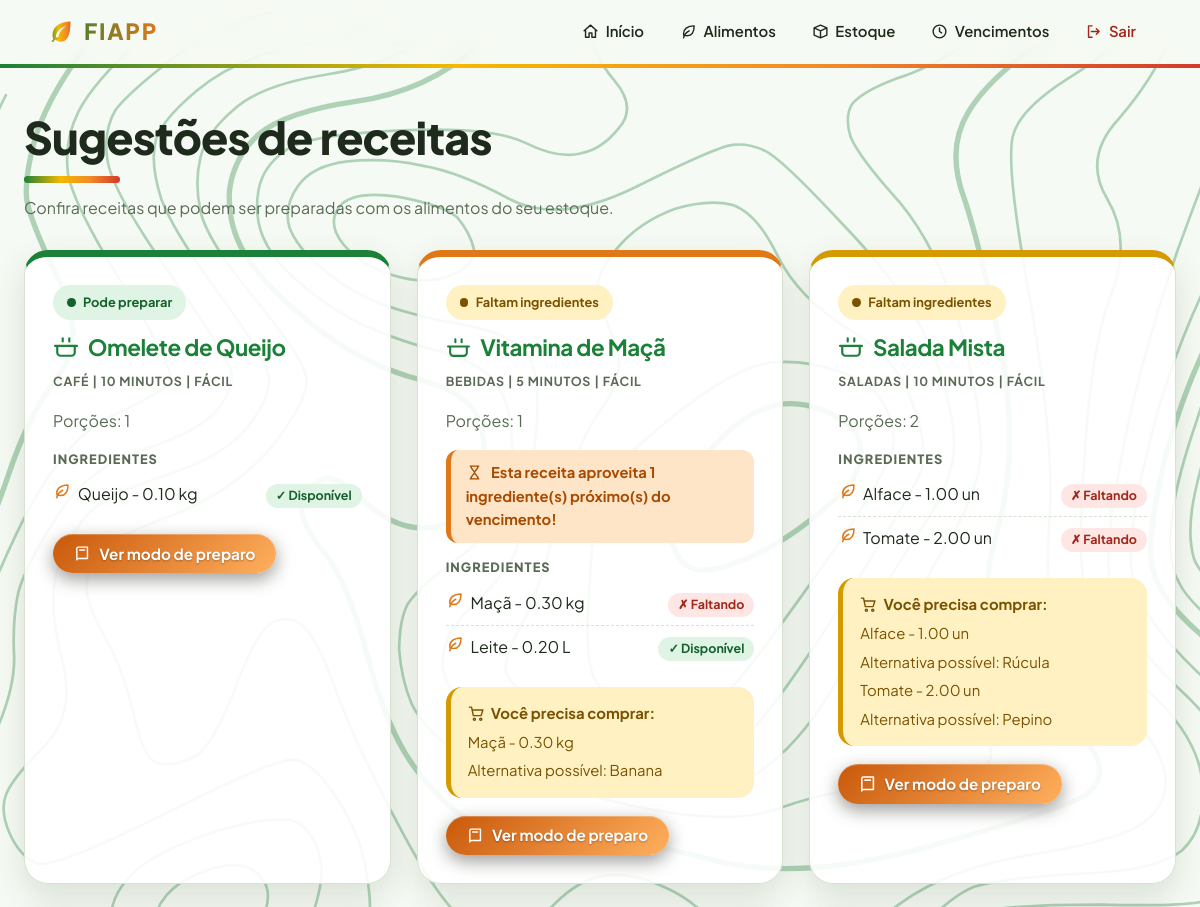
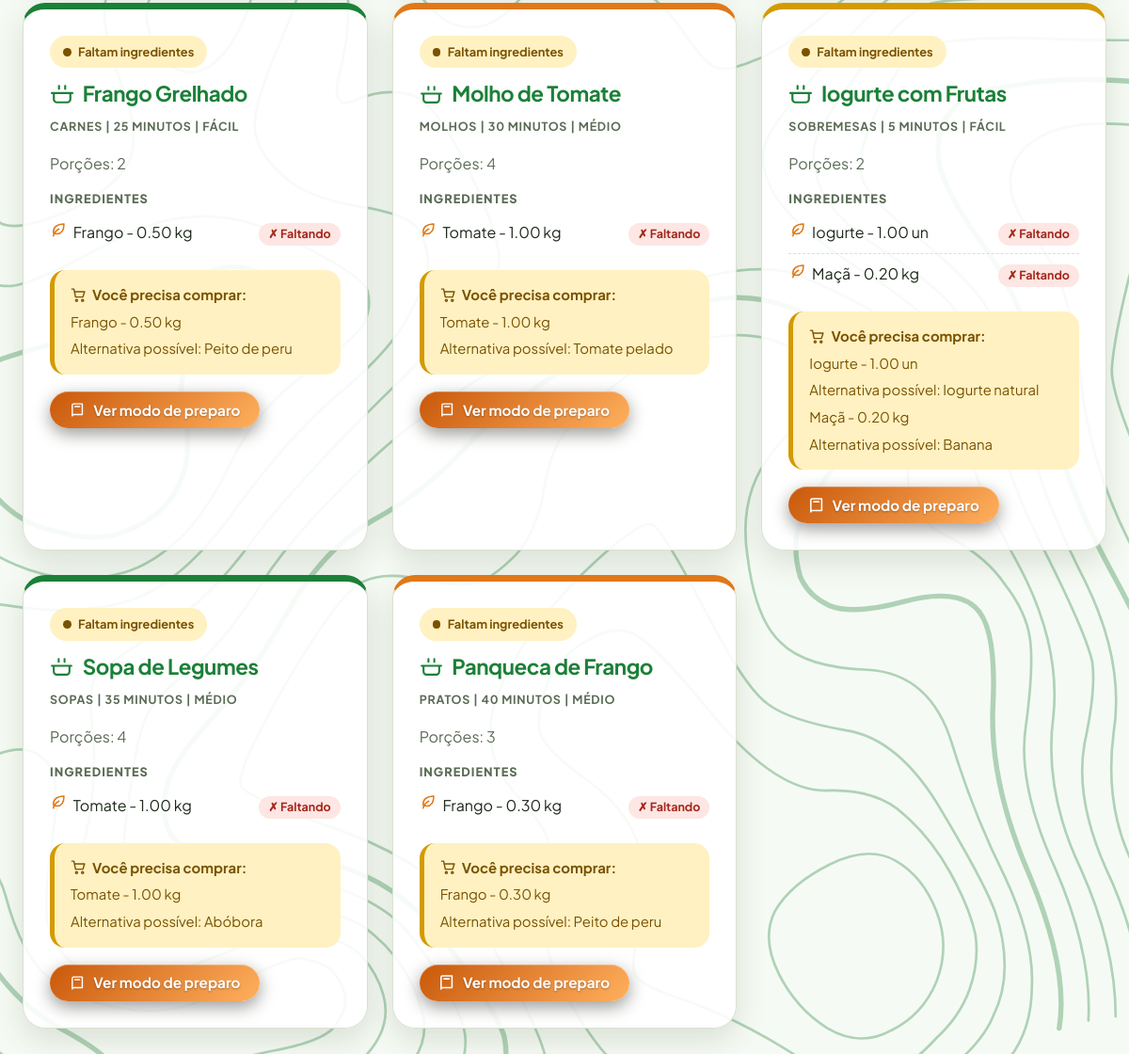
The app's page /receitas.php (signed in) with its own data (2 pictures, top to bottom).
### tables this page shows
CREATE TABLE receitas (
  id_receita        INT           NOT NULL AUTO_INCREMENT,
  titulo            VARCHAR(100)  NOT NULL,
  modo_preparo      VARCHAR(1000) NOT NULL,
  tempo_preparo     INT           DEFAULT NULL,
  nivel_dificuldade VARCHAR(20)   DEFAULT NULL,
  categoria         VARCHAR(50)   DEFAULT NULL,
  porcoes           INT           DEFAULT NULL,
  PRIMARY KEY (id_receita)
);

CREATE TABLE ingredientes (
  id_ingrediente_receita INT           NOT NULL AUTO_INCREMENT,
  receita_id             INT           NOT NULL,
  alimento_id            INT           NOT NULL,
  quantidade_necessaria  DECIMAL(10,2) NOT NULL,
  unidade_medida         VARCHAR(20)   NOT NULL,
  substitutos_possiveis  VARCHAR(100)  DEFAULT NULL,
  PRIMARY KEY (id_ingrediente_receita),
  KEY idx_ingredientes_receita (receita_id),
  KEY idx_ingredientes_catalogo (alimento_id),
  CONSTRAINT fk_ingredientes_receita
    FOREIGN KEY (receita_id)  REFERENCES receitas (id_receita),
  CONSTRAINT fk_ingredientes_catalogo
    FOREIGN KEY (alimento_id) REFERENCES catalogo_alimentos (id)
);

CREATE TABLE catalogo_alimentos (
  id   INT          NOT NULL AUTO_INCREMENT,
  nome VARCHAR(100) NOT NULL,
  PRIMARY KEY (id),
  UNIQUE KEY uq_catalogo_nome (nome)
);

### receitas.php (the view, shortened to what this page needs)
<?php
require "conexao.php";
$usuario_id = $_SESSION["usuario_id"];
function h($valor) {
    return htmlspecialchars((string) $valor, ENT_QUOTES, "UTF-8");
}
function normalizar($valor) {
    return mb_strtolower(trim((string) $valor), "UTF-8");
}
function converter_unidade($quantidade, $unidade) {
    $unidade = normalizar($unidade);
    $tabela = [
        "mg" => ["massa", 0.001],
        "g" => ["massa", 1],
        "grama" => ["massa", 1],
        "gramas" => ["massa", 1],
        "kg" => ["massa", 1000],
        "quilo" => ["massa", 1000],
        "quilos" => ["massa", 1000],
        "quilograma" => ["massa", 1000],
        "quilogramas" => ["massa", 1000],
        "ml" => ["volume", 1],
        "mililitro" => ["volume", 1],
        "mililitros" => ["volume", 1],
        "l" => ["volume", 1000],
        "litro" => ["volume", 1000],
        "litros" => ["volume", 1000],
        "colher de chá" => ["volume", 5],
        "colher de cha" => ["volume", 5],
        "colheres de chá" => ["volume", 5],
        "colheres de cha" => ["volume", 5],
        "colher de sopa" => ["volume", 15],
        "colheres de sopa" => ["volume", 15],
        "xícara" => ["volume", 240],
        "xicara" => ["volume", 240],
        "xícaras" => ["volume", 240],
        "xicaras" => ["volume", 240],
        "unidade" => ["unidade", 1],
        "unidades" => ["unidade", 1],
        "un" => ["unidade", 1],
        "und" => ["unidade", 1],
        "dúzia" => ["unidade", 12],
        "duzia" => ["unidade", 12],
        "dúzias" => ["unidade", 12],
        "duzias" => ["unidade", 12]
    ];
    if (isset($tabela[$unidade])) {
        return [$tabela[$unidade][0], (float) $quantidade * $tabela[$unidade][1]];
    }
    return [$unidade, (float) $quantidade];
}
$estoque = [];
$stmt = $conexao->prepare(
    "SELECT a.nome, a.unidade_medida, e.quantidade, e.data_validade
    FROM estoque e
    INNER JOIN alimentos a ON a.id = e.alimento_id
    WHERE e.usuario_id = ? AND a.usuario_id = ?
    AND e.data_validade >= CURDATE()
    ORDER BY e.data_validade"
);
$stmt->bind_param("ii", $usuario_id, $usuario_id);
$stmt->execute();
$stmt->bind_result($nome, $unidade, $quantidade, $validade);
while ($stmt->fetch()) {
    $chave = normalizar($nome);
    if (!isset($estoque[$chave])) {
        $estoque[$chave] = [
            "nome" => $nome,
            "lotes" => []
        ];
    }
    list($grupo, $quantidade_base) = converter_unidade($quantidade, $unidade);
    $estoque[$chave]["lotes"][] = [
        "grupo" => $grupo,
        "quantidade" => $quantidade_base,
        "validade" => $validade
    ];
}
$stmt = $conexao->prepare(
    "SELECT id_receita, titulo, modo_preparo,
    tempo_preparo, nivel_dificuldade, categoria, porcoes
    FROM receitas
    ORDER BY id_receita"
);
$stmt->execute();
$stmt->bind_result(
    $id_receita,
    $titulo,
    $modo_preparo,
    $tempo_preparo,
    $dificuldade,
    $categoria,
    $porcoes
);
$receitas = [];
while ($stmt->fetch()) {
    $receitas[] = [
        "id" => $id_receita,
        "titulo" => $titulo,
        "preparo" => $modo_preparo,
        "tempo" => $tempo_preparo,
        "dificuldade" => $dificuldade,
        "categoria" => $categoria,
        "porcoes" => $porcoes
    ];
}
foreach ($receitas as &$receita) {
    $stmt = $conexao->prepare(
        "SELECT c.nome, i.quantidade_necessaria,
        i.unidade_medida, i.substitutos_possiveis
        FROM ingredientes i
        INNER JOIN catalogo_alimentos c
        ON c.id = i.alimento_id
        WHERE i.receita_id = ?"
    );
    $stmt->bind_param("i", $receita["id"]);
    $stmt->execute();
    $stmt->bind_result(
        $nome_ingrediente,
        $quantidade_necessaria,
        $unidade_ingrediente,
        $substitutos
    );
}
usort($receitas, function ($a, $b) {
    if ($a["disponivel"] != $b["disponivel"]) {
        return $b["disponivel"] <=> $a["disponivel"];
    }
    return $b["proximos_vencimento"] <=> $a["proximos_vencimento"];
});
?>
<!DOCTYPE html>
<html lang="pt-br">
<head>
    <link rel="stylesheet" href="css/style.css">
</head>
<body>
<header class="topo">
    <h1>FIAPP</h1>
    <a href="inicio.php">Início</a>
    <a href="alimentos.php">Alimentos</a>
    <a href="estoque.php">Estoque</a>
    <a href="vencimentos.php">Vencimentos</a>
    <a href="sair.php">Sair</a>
</header>
<main class="container">
    <h2>Sugestões de receitas</h2>
    <p>Confira receitas que podem ser preparadas com os alimentos do seu estoque.</p>
    <?php if (count($estoque) == 0): ?>
        <section class="cartao">
            <p>Seu estoque está vazio. Adicione alimentos para receber sugestões de receitas.</p>
            <a href="estoque.php" class="botao">Adicionar alimentos</a>
        </section>
    <?php else: ?>
        <div class="receitas-lista">
            <?php foreach ($receitas as $receita): ?>
                <section class="receita-card">
                    <span class="receita-status <?= $receita["disponivel"] ? "status-pronto" : "status-falta" ?>">
                        <?= $receita["disponivel"] ? "Pode preparar" : "Faltam ingredientes" ?>
                    </span>
                    <h3><?= h($receita["titulo"]) ?></h3>
                    <p class="receita-info">
                        <?= h($receita["categoria"] ?? "Receita") ?>
                        <?php if ($receita["tempo"]): ?>
                            | <?= h($receita["tempo"]) ?> minutos
                        <?php endif; ?>
                        <?php if ($receita["dificuldade"]): ?>
                            | <?= h($receita["dificuldade"]) ?>
                        <?php endif; ?>
                    </p>
                    <?php if ($receita["porcoes"]): ?>
                        <p>Porções: <?= h($receita["porcoes"]) ?></p>
                    <?php endif; ?>
                    <?php if ($receita["proximos_vencimento"] > 0): ?>
                        <p class="status-vencimento">
                            Esta receita aproveita <?= $receita["proximos_vencimento"] ?>
                            ingrediente(s) próximo(s) do vencimento!
                        </p>
                    <?php endif; ?>
                    <h4>Ingredientes</h4>
                    <ul class="ingredientes-lista">
                        <?php foreach ($receita["ingredientes"] as $ingrediente): ?>
                            <li>
                                <?= h($ingrediente["nome"]) ?> -
                                <?= h($ingrediente["quantidade"]) ?>
                                <?= h($ingrediente["unidade"]) ?>
                                <?php if ($ingrediente["status"] == "Disponível"): ?>
                                    <span class="ingrediente-ok">✓ Disponível</span>
                                <?php elseif ($ingrediente["status"] == "Faltando"): ?>
                                    <span class="ingrediente-falta">✗ Faltando</span>
                                <?php else: ?>
                                    <span class="ingrediente-ok">
                                        ✓ <?= h($ingrediente["status"]) ?>
                                    </span>
                                <?php endif; ?>
                            </li>
                        <?php endforeach; ?>
                    </ul>
                    <?php if (count($receita["faltantes"]) > 0): ?>
                        <div class="lista-compras">
                            <strong>Você precisa comprar:</strong>
                            <?php foreach ($receita["faltantes"] as $item): ?>
                                <p>
                                    <?= h($item["nome"]) ?> -
                                    <?= h($item["quantidade"]) ?>
                                    <?= h($item["unidade"]) ?>
                                </p>
                                <?php if (!empty($item["substitutos"])): ?>
                                    <p>
                                        Alternativa possível:
                                        <?= h($item["substitutos"]) ?>
                                    </p>
                                <?php endif; ?>
                            <?php endforeach; ?>
                        </div>
                    <?php endif; ?>
                    <button
                        type="button"
                        class="botao-preparo"
                        onclick="mostrarPreparo(<?= (int) $receita["id"] ?>)">
                        Ver modo de preparo
                    </button>
                </section>
            <?php endforeach; ?>
        </div>
    <?php endif; ?>
</main>
</body>
</html>

### records on screen
receitas: shows "Pode preparar", titulo "Omelete de Queijo", categoria "CAFÉ", tempo_preparo "10", nivel_dificuldade "FÁCIL", porcoes "1"
ingredientes: alimento.nome "Queijo", quantidade_necessaria "0.10", unidade_medida "kg", shows "✓ Disponível"
receitas: shows "Faltam ingredientes", titulo "Vitamina de Maçã", categoria "BEBIDAS", tempo_preparo "5", nivel_dificuldade "FÁCIL", porcoes "1"
ingredientes: alimento.nome "Maçã", quantidade_necessaria "0.30", unidade_medida "kg", shows "✗ Faltando", substitutos_possiveis "Banana"
ingredientes: alimento.nome "Leite", quantidade_necessaria "0.20", unidade_medida "L", shows "✓ Disponível"
receitas: shows "Faltam ingredientes", titulo "Salada Mista", categoria "SALADAS", tempo_preparo "10", nivel_dificuldade "FÁCIL", porcoes "2"
ingredientes: alimento.nome "Alface", quantidade_necessaria "1.00", unidade_medida "un", shows "✗ Faltando", substitutos_possiveis "Rúcula"
ingredientes: alimento.nome "Tomate", quantidade_necessaria "2.00", unidade_medida "un", shows "✗ Faltando", substitutos_possiveis "Pepino"
receitas: shows "Faltam ingredientes", titulo "Frango Grelhado", categoria "CARNES", tempo_preparo "25", nivel_dificuldade "FÁCIL", porcoes "2"
ingredientes: alimento.nome "Frango", quantidade_necessaria "0.50", unidade_medida "kg", shows "✗ Faltando", substitutos_possiveis "Peito de peru"
receitas: shows "Faltam ingredientes", titulo "Molho de Tomate", categoria "MOLHOS", tempo_preparo "30", nivel_dificuldade "MÉDIO", porcoes "4", nome "Tomate", quantidade "1.00", unidade "kg"
ingredientes: alimento.nome "Tomate", quantidade_necessaria "1.00", unidade_medida "kg", substitutos_possiveis "Tomate pelado"
receitas: shows "Faltam ingredientes", titulo "Iogurte com Frutas", categoria "SOBREMESAS", tempo_preparo "5", nivel_dificuldade "FÁCIL", porcoes "2"
ingredientes: alimento.nome "Iogurte", quantidade_necessaria "1.00", unidade_medida "un", shows "✗ Faltando", substitutos_possiveis "Iogurte natural"
ingredientes: alimento.nome "Maçã", quantidade_necessaria "0.20", unidade_medida "kg", shows "✗ Faltando", substitutos_possiveis "Banana"
receitas: shows "Faltam ingredientes", titulo "Sopa de Legumes", categoria "SOPAS", tempo_preparo "35", nivel_dificuldade "MÉDIO", porcoes "4", nome "Tomate", quantidade "1.00", unidade "kg"
ingredientes: alimento.nome "Tomate", quantidade_necessaria "1.00", unidade_medida "kg", substitutos_possiveis "Abóbora"
receitas: shows "Faltam ingredientes", titulo "Panqueca de Frango", categoria "PRATOS", tempo_preparo "40", nivel_dificuldade "MÉDIO", porcoes "3"
ingredientes: alimento.nome "Frango", quantidade_necessaria "0.30", unidade_medida "kg", shows "✗ Faltando", substitutos_possiveis "Peito de peru"
